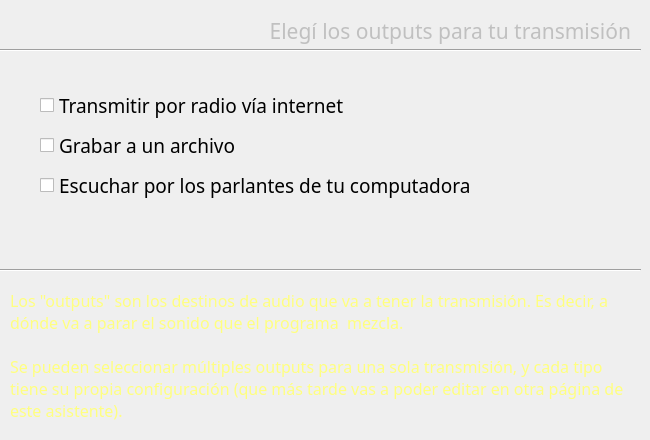
  <widget class="QWizardPage" name="PaginaOutputs">
   <property name="title">
    <string/>
   </property>
   <property name="subTitle">
    <string/>
   </property>
   <widget class="Line" name="line_4">
    <property name="geometry">
     <rect>
      <x>0</x>
      <y>40</y>
      <width>641</width>
      <height>20</height>
     </rect>
    </property>
    <property name="orientation">
     <enum>Qt::Horizontal</enum>
    </property>
   </widget>
   <widget class="QCheckBox" name="CheckboxIcecast">
    <property name="geometry">
     <rect>
      <x>40</x>
      <y>90</y>
      <width>471</width>
      <height>31</height>
     </rect>
    </property>
    <property name="font">
     <font>
      <family>Freak Turbulence BRK</family>
      <pointsize>14</pointsize>
      <weight>50</weight>
      <bold>false</bold>
     </font>
    </property>
    <property name="text">
     <string>Transmitir por radio vía internet</string>
    </property>
   </widget>
   <widget class="QCheckBox" name="CheckboxGrabar">
    <property name="geometry">
     <rect>
      <x>40</x>
      <y>130</y>
      <width>491</width>
      <height>31</height>
     </rect>
    </property>
    <property name="font">
     <font>
      <family>Freak Turbulence BRK</family>
      <pointsize>14</pointsize>
      <weight>50</weight>
      <bold>false</bold>
     </font>
    </property>
    <property name="text">
     <string>Grabar a un archivo</string>
    </property>
   </widget>
   <widget class="QCheckBox" name="CheckboxParlantes">
    <property name="geometry">
     <rect>
      <x>40</x>
      <y>170</y>
      <width>551</width>
      <height>31</height>
     </rect>
    </property>
    <property name="font">
     <font>
      <family>Freak Turbulence BRK</family>
      <pointsize>14</pointsize>
      <weight>50</weight>
      <bold>false</bold>
     </font>
    </property>
    <property name="text">
     <string>Escuchar por los parlantes de tu computadora</string>
    </property>
   </widget>
   <widget class="QLabel" name="LabelSeleccione1_3">
    <property name="geometry">
     <rect>
      <x>0</x>
      <y>10</y>
      <width>631</width>
      <height>41</height>
     </rect>
    </property>
    <property name="palette">
     <palette>
      <active>
       <colorrole role="WindowText">
        <brush brushstyle="SolidPattern">
         <color alpha="50">
          <red>0</red>
          <green>0</green>
          <blue>0</blue>
         </color>
        </brush>
       </colorrole>
       <colorrole role="Button">
        <brush brushstyle="SolidPattern">
         <color alpha="255">
          <red>219</red>
          <green>255</green>
          <blue>231</blue>
         </color>
        </brush>
       </colorrole>
       <colorrole role="Light">
        <brush brushstyle="SolidPattern">
         <color alpha="255">
          <red>255</red>
          <green>255</green>
          <blue>255</blue>
         </color>
        </brush>
       </colorrole>
       <colorrole role="Midlight">
        <brush brushstyle="SolidPattern">
         <color alpha="255">
          <red>237</red>
          <green>255</green>
          <blue>243</blue>
         </color>
        </brush>
       </colorrole>
       <colorrole role="Dark">
        <brush brushstyle="SolidPattern">
         <color alpha="255">
          <red>109</red>
          <green>127</green>
          <blue>115</blue>
         </color>
        </brush>
       </colorrole>
       <colorrole role="Mid">
        <brush brushstyle="SolidPattern">
         <color alpha="255">
          <red>146</red>
          <green>170</green>
          <blue>154</blue>
         </color>
        </brush>
       </colorrole>
       <colorrole role="Text">
        <brush brushstyle="SolidPattern">
         <color alpha="255">
          <red>0</red>
          <green>0</green>
          <blue>0</blue>
         </color>
        </brush>
       </colorrole>
       <colorrole role="BrightText">
        <brush brushstyle="SolidPattern">
         <color alpha="255">
          <red>255</red>
          <green>255</green>
          <blue>255</blue>
         </color>
        </brush>
       </colorrole>
       <colorrole role="ButtonText">
        <brush brushstyle="SolidPattern">
         <color alpha="255">
          <red>0</red>
          <green>0</green>
          <blue>0</blue>
         </color>
        </brush>
       </colorrole>
       <colorrole role="Base">
        <brush brushstyle="SolidPattern">
         <color alpha="255">
          <red>255</red>
          <green>255</green>
          <blue>255</blue>
         </color>
        </brush>
       </colorrole>
       <colorrole role="Window">
        <brush brushstyle="SolidPattern">
         <color alpha="255">
          <red>219</red>
          <green>255</green>
          <blue>231</blue>
         </color>
        </brush>
       </colorrole>
       <colorrole role="Shadow">
        <brush brushstyle="SolidPattern">
         <color alpha="255">
          <red>0</red>
          <green>0</green>
          <blue>0</blue>
         </color>
        </brush>
       </colorrole>
       <colorrole role="AlternateBase">
        <brush brushstyle="SolidPattern">
         <color alpha="255">
          <red>237</red>
          <green>255</green>
          <blue>243</blue>
         </color>
        </brush>
       </colorrole>
       <colorrole role="ToolTipBase">
        <brush brushstyle="SolidPattern">
         <color alpha="255">
          <red>255</red>
          <green>255</green>
          <blue>220</blue>
         </color>
        </brush>
       </colorrole>
       <colorrole role="ToolTipText">
        <brush brushstyle="SolidPattern">
         <color alpha="255">
          <red>0</red>
          <green>0</green>
          <blue>0</blue>
         </color>
        </brush>
       </colorrole>
      </active>
      <inactive>
       <colorrole role="WindowText">
        <brush brushstyle="SolidPattern">
         <color alpha="50">
          <red>0</red>
          <green>0</green>
          <blue>0</blue>
         </color>
        </brush>
       </colorrole>
       <colorrole role="Button">
        <brush brushstyle="SolidPattern">
         <color alpha="255">
          <red>219</red>
          <green>255</green>
          <blue>231</blue>
         </color>
        </brush>
       </colorrole>
       <colorrole role="Light">
        <brush brushstyle="SolidPattern">
         <color alpha="255">
          <red>255</red>
          <green>255</green>
          <blue>255</blue>
         </color>
        </brush>
       </colorrole>
       <colorrole role="Midlight">
        <brush brushstyle="SolidPattern">
         <color alpha="255">
          <red>237</red>
          <green>255</green>
          <blue>243</blue>
         </color>
        </brush>
       </colorrole>
       <colorrole role="Dark">
        <brush brushstyle="SolidPattern">
         <color alpha="255">
          <red>109</red>
          <green>127</green>
          <blue>115</blue>
         </color>
        </brush>
       </colorrole>
       <colorrole role="Mid">
        <brush brushstyle="SolidPattern">
         <color alpha="255">
          <red>146</red>
          <green>170</green>
          <blue>154</blue>
         </color>
        </brush>
       </colorrole>
       <colorrole role="Text">
        <brush brushstyle="SolidPattern">
         <color alpha="255">
          <red>0</red>
          <green>0</green>
          <blue>0</blue>
         </color>
        </brush>
       </colorrole>
       <colorrole role="BrightText">
        <brush brushstyle="SolidPattern">
         <color alpha="255">
          <red>255</red>
          <green>255</green>
          <blue>255</blue>
         </color>
        </brush>
       </colorrole>
       <colorrole role="ButtonText">
        <brush brushstyle="SolidPattern">
         <color alpha="255">
          <red>0</red>
          <green>0</green>
          <blue>0</blue>
         </color>
        </brush>
       </colorrole>
       <colorrole role="Base">
        <brush brushstyle="SolidPattern">
         <color alpha="255">
          <red>255</red>
          <green>255</green>
          <blue>255</blue>
         </color>
        </brush>
       </colorrole>
       <colorrole role="Window">
        <brush brushstyle="SolidPattern">
         <color alpha="255">
          <red>219</red>
          <green>255</green>
          <blue>231</blue>
         </color>
        </brush>
       </colorrole>
       <colorrole role="Shadow">
        <brush brushstyle="SolidPattern">
         <color alpha="255">
          <red>0</red>
          <green>0</green>
          <blue>0</blue>
         </color>
        </brush>
       </colorrole>
       <colorrole role="AlternateBase">
        <brush brushstyle="SolidPattern">
         <color alpha="255">
          <red>237</red>
          <green>255</green>
          <blue>243</blue>
         </color>
        </brush>
       </colorrole>
       <colorrole role="ToolTipBase">
        <brush brushstyle="SolidPattern">
         <color alpha="255">
          <red>255</red>
          <green>255</green>
          <blue>220</blue>
         </color>
        </brush>
       </colorrole>
       <colorrole role="ToolTipText">
        <brush brushstyle="SolidPattern">
         <color alpha="255">
          <red>0</red>
          <green>0</green>
          <blue>0</blue>
         </color>
        </brush>
       </colorrole>
      </inactive>
      <disabled>
       <colorrole role="WindowText">
        <brush brushstyle="SolidPattern">
         <color alpha="255">
          <red>109</red>
          <green>127</green>
          <blue>115</blue>
         </color>
        </brush>
       </colorrole>
       <colorrole role="Button">
        <brush brushstyle="SolidPattern">
         <color alpha="255">
          <red>219</red>
          <green>255</green>
          <blue>231</blue>
         </color>
        </brush>
       </colorrole>
       <colorrole role="Light">
        <brush brushstyle="SolidPattern">
         <color alpha="255">
          <red>255</red>
          <green>255</green>
          <blue>255</blue>
         </color>
        </brush>
       </colorrole>
       <colorrole role="Midlight">
        <brush brushstyle="SolidPattern">
         <color alpha="255">
          <red>237</red>
          <green>255</green>
          <blue>243</blue>
         </color>
        </brush>
       </colorrole>
       <colorrole role="Dark">
        <brush brushstyle="SolidPattern">
         <color alpha="255">
          <red>109</red>
          <green>127</green>
          <blue>115</blue>
         </color>
        </brush>
       </colorrole>
       <colorrole role="Mid">
        <brush brushstyle="SolidPattern">
         <color alpha="255">
          <red>146</red>
          <green>170</green>
          <blue>154</blue>
         </color>
        </brush>
       </colorrole>
       <colorrole role="Text">
        <brush brushstyle="SolidPattern">
         <color alpha="255">
          <red>109</red>
          <green>127</green>
          <blue>115</blue>
         </color>
        </brush>
       </colorrole>
       <colorrole role="BrightText">
        <brush brushstyle="SolidPattern">
         <color alpha="255">
          <red>255</red>
          <green>255</green>
          <blue>255</blue>
         </color>
        </brush>
       </colorrole>
       <colorrole role="ButtonText">
        <brush brushstyle="SolidPattern">
         <color alpha="255">
          <red>109</red>
          <green>127</green>
          <blue>115</blue>
         </color>
        </brush>
       </colorrole>
       <colorrole role="Base">
        <brush brushstyle="SolidPattern">
         <color alpha="255">
          <red>219</red>
          <green>255</green>
          <blue>231</blue>
         </color>
        </brush>
       </colorrole>
       <colorrole role="Window">
        <brush brushstyle="SolidPattern">
         <color alpha="255">
          <red>219</red>
          <green>255</green>
          <blue>231</blue>
         </color>
        </brush>
       </colorrole>
       <colorrole role="Shadow">
        <brush brushstyle="SolidPattern">
         <color alpha="255">
          <red>0</red>
          <green>0</green>
          <blue>0</blue>
         </color>
        </brush>
       </colorrole>
       <colorrole role="AlternateBase">
        <brush brushstyle="SolidPattern">
         <color alpha="255">
          <red>219</red>
          <green>255</green>
          <blue>231</blue>
         </color>
        </brush>
       </colorrole>
       <colorrole role="ToolTipBase">
        <brush brushstyle="SolidPattern">
         <color alpha="255">
          <red>255</red>
          <green>255</green>
          <blue>220</blue>
         </color>
        </brush>
       </colorrole>
       <colorrole role="ToolTipText">
        <brush brushstyle="SolidPattern">
         <color alpha="255">
          <red>0</red>
          <green>0</green>
          <blue>0</blue>
         </color>
        </brush>
       </colorrole>
      </disabled>
     </palette>
    </property>
    <property name="font">
     <font>
      <family>Freak Turbulence BRK</family>
      <pointsize>16</pointsize>
      <weight>50</weight>
      <bold>false</bold>
      <underline>false</underline>
      <stylestrategy>PreferDefault</stylestrategy>
      <kerning>true</kerning>
     </font>
    </property>
    <property name="text">
     <string>Elegí los outputs para tu transmisión</string>
    </property>
    <property name="alignment">
     <set>Qt::AlignRight|Qt::AlignTrailing|Qt::AlignVCenter</set>
    </property>
   </widget>
   <widget class="QLabel" name="LabelDescripcionOutputs">
    <property name="geometry">
     <rect>
      <x>10</x>
      <y>280</y>
      <width>621</width>
      <height>151</height>
     </rect>
    </property>
    <property name="palette">
     <palette>
      <active>
       <colorrole role="WindowText">
        <brush brushstyle="SolidPattern">
         <color alpha="255">
          <red>255</red>
          <green>255</green>
          <blue>127</blue>
         </color>
        </brush>
       </colorrole>
      </active>
      <inactive>
       <colorrole role="WindowText">
        <brush brushstyle="SolidPattern">
         <color alpha="255">
          <red>255</red>
          <green>255</green>
          <blue>127</blue>
         </color>
        </brush>
       </colorrole>
      </inactive>
      <disabled>
       <colorrole role="WindowText">
        <brush brushstyle="SolidPattern">
         <color alpha="255">
          <red>121</red>
          <green>119</green>
          <blue>115</blue>
         </color>
        </brush>
       </colorrole>
      </disabled>
     </palette>
    </property>
    <property name="font">
     <font>
      <family>Jura</family>
      <pointsize>12</pointsize>
     </font>
    </property>
    <property name="text">
     <string>Los &quot;outputs&quot; son los destinos de audio que va a tener la transmisión. Es decir, a dónde va a parar el sonido que el programa  mezcla.

Se pueden seleccionar múltiples outputs para una sola transmisión, y cada tipo tiene su propia configuración (que más tarde vas a poder editar en otra página de este asistente).</string>
    </property>
    <property name="wordWrap">
     <bool>true</bool>
    </property>
   </widget>
   <widget class="Line" name="line_5">
    <property name="geometry">
     <rect>
      <x>0</x>
      <y>260</y>
      <width>641</width>
      <height>20</height>
     </rect>
    </property>
    <property name="orientation">
     <enum>Qt::Horizontal</enum>
    </property>
   </widget>
  </widget>
